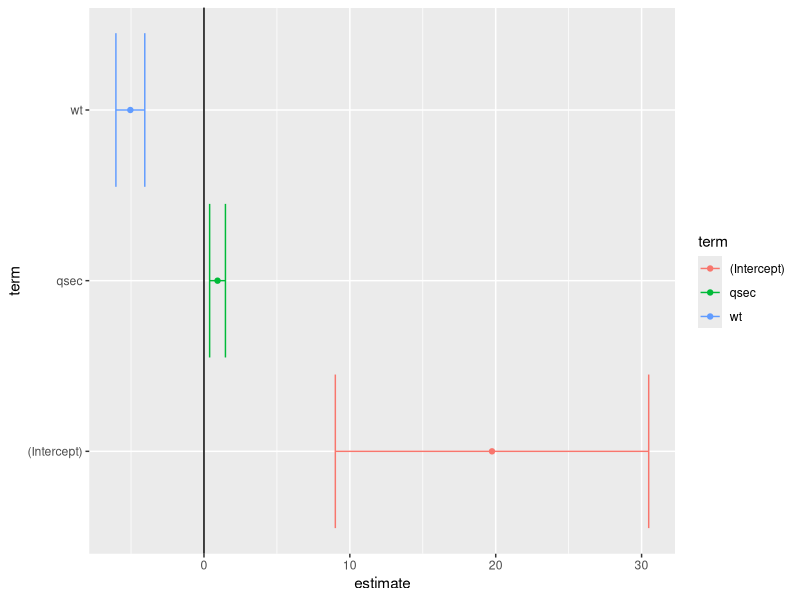

This figure's R source: (Note: this script raises an error after producing the figure.)
# BROOM tutorial:

fit <- lm(mpg ~ wt + qsec, mtcars)
summary(fit)
library(dplyr)
library(broom)
library(ggplot2)
library(survival)

tidy(fit)
#          term  estimate   std.error  statistic      p.value
# 1 (Intercept) 19.746223   5.2520617   3.759709  7.650466e-04
# 2          wt -5.047982   0.4839974 -10.429771  2.518948e-11
# 3        qsec  0.929198   0.2650173   3.506179  1.499883e-03

# rownames as under 'term' column
# columns renamed for ease of use

# Per-observation information (fitted values, residuals, etc...):
augment(fit)
augment(fit) %>% head()

#          .rownames  mpg   wt  qsec  .fitted   .se.fit      .resid       .hat   .sigma      .cooksd  .std.resid
# 1         Mazda RX4 21.0 2.620 16.46 21.81511 0.6832424 -0.81510855 0.06925986 2.637300 2.627038e-03 -0.32543724
# 2     Mazda RX4 Wag 21.0 2.875 17.02 21.04822 0.5468271 -0.04822401 0.04436414 2.642112 5.587076e-06 -0.01900129
# 3        Datsun 710 22.8 2.320 18.61 25.32728 0.6397681 -2.52727880 0.06072636 2.595763 2.174253e-02 -1.00443793
# 4    Hornet 4 Drive 21.4 3.215 19.44 21.58057 0.6231436 -0.18056924 0.05761138 2.641895 1.046036e-04 -0.07164647
# 5 Hornet Sportabout 18.7 3.440 17.02 18.19611 0.5120709  0.50388581 0.03890382 2.640343 5.288512e-04  0.19797699
# 6           Valiant 18.1 3.460 20.22 21.06859 0.8032106 -2.96858808 0.09571739 2.575422 5.101445e-02 -1.20244126


# Per-model statistics (R-squared, AIC, BIC....):
glance(fit)

# r.squared     adj.r.squared    sigma    statistic      p.value     df    logLik      AIC      BIC       deviance   df.residual
# 1 0.8264161     0.8144448      2.596175  69.03311     9.394765e-12  3   -74.36025   156.7205  162.5834   195.4636          29

# construct coefficient plots with ggplot2:
td <- tidy(fit, conf.int = T)
ggplot(td, aes(estimate, term, color = term)) +
  geom_point() +
  geom_errorbarh(aes(xmin = conf.low, xmax = conf.high)) +
  geom_vline(xintercept = 0)

# Usage with group_by() and do() for within-groups regressions
# Ex. within automatic cars, manual cars:
mtcars %>% group_by(am) %>% do(tidy(lm(mpg ~ wt, .)))
# Ex. within different cylinders:
mtcars %>% group_by(cyl) %>% do(tidy(lm(mpg ~ wt, .)))

# Ex. LASSO regression
set.seed(03-19-2015)
# geenrate data with 5 real variables and 45 null, on 100 obsv.:
nobs <- 100
nvar <- 50
real <- 5
x <- matrix(rnorm(nobs * nvar), nobs)
beta <- c(rnorm(real, 0, 1), rep(0, nvar - real))
y <- c(t(beta) %*% t(x)) + rnorm(nvar, sd =3)

glmnet_fit <- cv.glmnet(x,y)
# tidy with broom and plot with ggplot2:
tidied_cv <- tidy(glmnet_fit)
glance_cv <- glance(glmnet_fit)

tidied_cv %>% ggplot(aes(lambda, estimate)) +
  geom_line(color = "darkred") + 
  geom_ribbon(aes(ymin = conf.low, ymax = conf.high), alpha = 0.2) +
  scale_x_log10() +
  geom_vline(xintercept = glance_cv$lambda.min) +
  geom_vline(xintercept = glance_cv$lambda.1se, lty = 2)


# Survival analysis:
surv_fit <- survfit(coxph(Surv(time, status) ~ age + sex, lung))
td <- tidy(surv_fit)

td %>% ggplot(aes(time, estimate)) +
  geom_line() +
  geom_ribbon(aes(ymin = conf.low, ymax = conf.high), alpha = 0.2)



# Tutorial #2: broom & dplyr
library(broom)
library(dplyr)

data("Orange")
dim(Orange)
str(Orange)

glimpse(Orange)
head(Orange)    # Tree (factor: 5 levels), age, circumference

Orange %>% summarize(orange_cor = cor.test(age, circumference)$estimate,
                     orange_df = cor.test(age, circumference)$parameter)
# 0.9135, df = 33
# OR for just the correlation coefficient:
Orange %>% do(tidy(cor(.$age, .$circumference)))

library(ggplot2)
Orange %>% ggplot(aes(age, circumference, color = Tree)) +
                  geom_line()

# Test correlations individually WITHIN each tree >>> group_by():

Orange %>% group_by(Tree) %>% summarise(correlation = cor(age, circumference))
#     Tree     correlation
#     <ord>     <dbl>
# 1     3     0.9881766
# 2     1     0.9854675
# 3     5     0.9877376
# 4     2     0.9873624
# 5     4     0.9844610

# higher than aggregate (0.9135), similar across trees.

cor.test(Orange$age, Orange$circumference)
# OR JUST DO THIS:
Orange %>% group_by(Tree) %>% do(tidy(cor.test(.$age, .$circumference)))

# Regressions: +1 row of output within each model
Orange %>% group_by(Tree) %>% do(tidy(lm(age ~ circumference, data = .)))

# Tree          term     estimate      std.error    statistic      p.value
# <ord>         <chr>        <dbl>      <dbl>        <dbl>        <dbl>
# 1     3   (Intercept)  -209.512321  85.2682904   -2.4570954   5.743323e-02
# 2     3 circumference   12.038885   0.8353445   14.4118806    2.901046e-05
# 3     1   (Intercept)  -264.673437  98.6205569   -2.6837553   4.362351e-02
# 4     1 circumference   11.919245   0.9188029   12.9725813    4.851902e-05
# 5     5   (Intercept)  -54.484097   76.8862788   -0.7086323   5.102144e-01
# 6     5 circumference    8.787132   0.6211365   14.1468610    3.177093e-05
# 7     2   (Intercept) -132.439725   83.1314146   -1.5931369   1.720092e-01
# 8     2 circumference    7.795225   0.5595479   13.9312907    3.425041e-05
# 9     4   (Intercept)  -76.513671   88.2943757   -0.8665747   4.257969e-01
# 10    4 circumference    7.169842   0.5719516   12.5357484    5.733090e-05


# ML within each group
data("mtcars")
head(mtcars)

mtcars %>% group_by(am) %>% do(tidy(lm(wt ~ mpg + qsec + gear, .)))

# am           term    estimate  std.error   statistic      p.value
# <dbl>       <chr>       <dbl>      <dbl>       <dbl>        <dbl>
# 1     0 (Intercept)  4.91754623 1.39665675  3.52094116 0.0030879519
# 2     0         mpg -0.19188914 0.04428329 -4.33321746 0.0005909953
# 3     0        qsec  0.09191361 0.09832067  0.93483509 0.3646797728
# 4     0        gear  0.14653754 0.36819363  0.39799041 0.6962441554
# 5     1 (Intercept)  4.28307028 3.45859958  1.23838281 0.2469014834
# 6     1         mpg -0.10098320 0.02943409 -3.43082488 0.0074984578
# 7     1        qsec  0.03983165 0.15112135  0.26357393 0.7980436972
# 8     1        gear -0.02288330 0.34878226 -0.06560912 0.9491232955

# also for augment() and glance() outputs for regressions:
regressions <- mtcars %>% group_by(cyl) %>% 
  do(fit = lm(wt ~ mpg + qsec + gear, .))

regressions
#   cyl      fit                            creates rowwise dataframe.
# *<dbl>   <list>
#   1     4 <S3: lm>
#   2     6 <S3: lm>
#   3     8 <S3: lm>

regressions$fit  # each of the regression outputs for 4, 6, 8 cyl

regressions %>% tidy(fit)

regressions %>% augment(fit)

regressions %>% glance(fit)

# combine estimates + p-values, etc. across ALL groups into dataframe for regressions:
# - allow for sorting by p-value, estimate, etc. to find most significant terms across all tests
# - p-value histograms
# - volcano plots comparing p-values to effect size estimates



